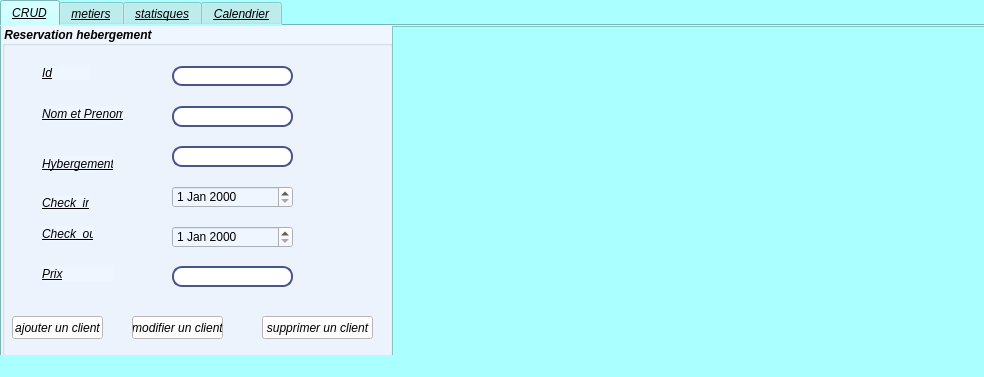
<?xml version="1.0" encoding="UTF-8"?>
<ui version="4.0">
 <class>MainWindow</class>
 <widget class="QMainWindow" name="MainWindow">
  <property name="geometry">
   <rect>
    <x>0</x>
    <y>0</y>
    <width>984</width>
    <height>377</height>
   </rect>
  </property>
  <property name="windowTitle">
   <string>MainWindow</string>
  </property>
  <property name="styleSheet">
   <string notr="true">background-color: rgb(170, 255, 255);</string>
  </property>
  <widget class="QWidget" name="centralwidget">
   <widget class="QTabWidget" name="tabWidget">
    <property name="geometry">
     <rect>
      <x>0</x>
      <y>0</y>
      <width>991</width>
      <height>371</height>
     </rect>
    </property>
    <property name="font">
     <font>
      <italic>true</italic>
      <underline>true</underline>
     </font>
    </property>
    <property name="currentIndex">
     <number>0</number>
    </property>
    <widget class="QWidget" name="tab">
     <attribute name="title">
      <string>CRUD</string>
     </attribute>
     <widget class="QGroupBox" name="groupBox">
      <property name="geometry">
       <rect>
        <x>0</x>
        <y>0</y>
        <width>391</width>
        <height>331</height>
       </rect>
      </property>
      <property name="font">
       <font>
        <weight>75</weight>
        <italic>true</italic>
        <bold>true</bold>
        <strikeout>false</strikeout>
       </font>
      </property>
      <property name="styleSheet">
       <string notr="true">background-color: rgb(239, 246, 255);
</string>
      </property>
      <property name="title">
       <string>Reservation hebergement</string>
      </property>
      <widget class="QLineEdit" name="lineEdit_nomPrenom">
       <property name="geometry">
        <rect>
         <x>170</x>
         <y>80</y>
         <width>121</width>
         <height>21</height>
        </rect>
       </property>
       <property name="styleSheet">
        <string notr="true">QLineEdit{

border: 2px solid rgb(76,84,140);

border-radius: 10px;

color: #FFF;

padding-left:20px;

padding-right:20px;

background-color:rgb(255 255, 255)

}

QLineEdit:hover{

border:2px sold ;

color: rgb(255, 0, 0);

}

QLineEdit:focus{

border:20px sold rgb(0, 0, 0);

background-color:rgb(131,131,131);

}



</string>
       </property>
      </widget>
      <widget class="QLineEdit" name="lineEdit_hebergement">
       <property name="geometry">
        <rect>
         <x>170</x>
         <y>120</y>
         <width>121</width>
         <height>21</height>
        </rect>
       </property>
       <property name="styleSheet">
        <string notr="true">QLineEdit{

border: 2px solid rgb(76,84,140);

border-radius: 10px;

color: #FFF;

padding-left:20px;

padding-right:20px;

background-color:rgb(255, 255, 255)

}

QLineEdit:hover{

border:2px sold ;

color: rgb(255, 0, 0);

}

QLineEdit:focus{

border:20px sold rgb(0, 0, 0);

background-color:rgb(131, 131, 131);

}



</string>
       </property>
      </widget>
      <widget class="QLineEdit" name="lineEdit_prix">
       <property name="geometry">
        <rect>
         <x>170</x>
         <y>240</y>
         <width>121</width>
         <height>21</height>
        </rect>
       </property>
       <property name="styleSheet">
        <string notr="true">QLineEdit{

border: 2px solid rgb(76,84,140);

border-radius: 10px;

color: #FFF;

padding-left:20px;

padding-right:20px;

background-color:rgb(255, 255, 255)

}

QLineEdit:hover{

border:2px sold ;

color: rgb(255, 0, 0);

}

QLineEdit:focus{

border:20px sold rgb(0, 0, 0);

background-color:rgb(131, 131, 131);

}



</string>
       </property>
      </widget>
      <widget class="QDateEdit" name="dateEdit_checkin">
       <property name="geometry">
        <rect>
         <x>170</x>
         <y>160</y>
         <width>121</width>
         <height>22</height>
        </rect>
       </property>
       <property name="styleSheet">
        <string notr="true">QLineEdit{
	background-color: rgb(255, 255, 255);

border: 2px solid rgb(76,84,140);

border-radius: 10px;

color: #FFF;

padding-left:20px;

padding-right:20px;

background-color:rgb(0, 0, 127)

}

QLineEdit:hover{

border:2px sold ;

color: rgb(255, 0, 0);

}

QLineEdit:focus{

border:20px sold rgb(0, 0, 0);

background-color:rgb(131, 131, 131);

}



</string>
       </property>
      </widget>
      <widget class="QDateEdit" name="dateEdit_checkout">
       <property name="geometry">
        <rect>
         <x>170</x>
         <y>200</y>
         <width>121</width>
         <height>22</height>
        </rect>
       </property>
      </widget>
      <widget class="QLabel" name="nomPrenom">
       <property name="geometry">
        <rect>
         <x>40</x>
         <y>80</y>
         <width>81</width>
         <height>16</height>
        </rect>
       </property>
       <property name="font">
        <font>
         <weight>50</weight>
         <italic>true</italic>
         <bold>false</bold>
         <underline>true</underline>
         <strikeout>false</strikeout>
        </font>
       </property>
       <property name="text">
        <string>Nom et Prenom</string>
       </property>
      </widget>
      <widget class="QLabel" name="hybergement">
       <property name="geometry">
        <rect>
         <x>40</x>
         <y>130</y>
         <width>71</width>
         <height>16</height>
        </rect>
       </property>
       <property name="font">
        <font>
         <italic>true</italic>
         <underline>true</underline>
        </font>
       </property>
       <property name="text">
        <string>Hybergement</string>
       </property>
      </widget>
      <widget class="QLabel" name="checkin">
       <property name="geometry">
        <rect>
         <x>40</x>
         <y>170</y>
         <width>47</width>
         <height>14</height>
        </rect>
       </property>
       <property name="font">
        <font>
         <italic>true</italic>
         <underline>true</underline>
        </font>
       </property>
       <property name="text">
        <string>Check_in</string>
       </property>
      </widget>
      <widget class="QLabel" name="checkout">
       <property name="geometry">
        <rect>
         <x>40</x>
         <y>200</y>
         <width>51</width>
         <height>16</height>
        </rect>
       </property>
       <property name="font">
        <font>
         <italic>true</italic>
         <underline>true</underline>
        </font>
       </property>
       <property name="text">
        <string>Check_out</string>
       </property>
      </widget>
      <widget class="QLabel" name="prix">
       <property name="geometry">
        <rect>
         <x>40</x>
         <y>240</y>
         <width>71</width>
         <height>16</height>
        </rect>
       </property>
       <property name="font">
        <font>
         <italic>true</italic>
         <underline>true</underline>
        </font>
       </property>
       <property name="text">
        <string>Prix</string>
       </property>
      </widget>
      <widget class="QLabel" name="Id">
       <property name="geometry">
        <rect>
         <x>40</x>
         <y>40</y>
         <width>47</width>
         <height>14</height>
        </rect>
       </property>
       <property name="font">
        <font>
         <italic>true</italic>
         <underline>true</underline>
        </font>
       </property>
       <property name="text">
        <string>Id</string>
       </property>
      </widget>
      <widget class="QLineEdit" name="lineEdit_Id">
       <property name="geometry">
        <rect>
         <x>170</x>
         <y>40</y>
         <width>121</width>
         <height>20</height>
        </rect>
       </property>
       <property name="styleSheet">
        <string notr="true">QLineEdit{

border: 2px solid rgb(76,84,140);

border-radius: 10px;

color: #FFF;

padding-left:20px;

padding-right:20px;

background-color:rgb(255 255, 255)

}

QLineEdit:hover{

border:2px sold ;

color: rgb(255, 0, 0);

}

QLineEdit:focus{

border:20px sold rgb(0, 0, 0);

background-color:rgb(131,131,131);

}



</string>
       </property>
       <property name="text">
        <string/>
       </property>
      </widget>
     </widget>
     <widget class="QPushButton" name="pushButton_ajoutcl">
      <property name="geometry">
       <rect>
        <x>10</x>
        <y>290</y>
        <width>91</width>
        <height>23</height>
       </rect>
      </property>
      <property name="font">
       <font>
        <italic>true</italic>
       </font>
      </property>
      <property name="styleSheet">
       <string notr="true">background-color: rgb(255, 255, 255);</string>
      </property>
      <property name="text">
       <string>ajouter un client</string>
      </property>
     </widget>
     <widget class="QPushButton" name="pushButton_modifcl">
      <property name="geometry">
       <rect>
        <x>130</x>
        <y>290</y>
        <width>91</width>
        <height>23</height>
       </rect>
      </property>
      <property name="font">
       <font>
        <italic>true</italic>
       </font>
      </property>
      <property name="styleSheet">
       <string notr="true">background-color: rgb(255, 255, 255);</string>
      </property>
      <property name="text">
       <string>modifier un client</string>
      </property>
     </widget>
     <widget class="QPushButton" name="pushButton_supcl">
      <property name="geometry">
       <rect>
        <x>260</x>
        <y>290</y>
        <width>111</width>
        <height>23</height>
       </rect>
      </property>
      <property name="font">
       <font>
        <italic>true</italic>
       </font>
      </property>
      <property name="styleSheet">
       <string notr="true">background-color: rgb(255, 255, 255);</string>
      </property>
      <property name="text">
       <string>supprimer un client</string>
      </property>
     </widget>
     <widget class="QTableView" name="tab_rh">
      <property name="geometry">
       <rect>
        <x>390</x>
        <y>0</y>
        <width>651</width>
        <height>331</height>
       </rect>
      </property>
     </widget>
    </widget>
    <widget class="QWidget" name="tab_2">
     <attribute name="title">
      <string>metiers</string>
     </attribute>
     <widget class="QTextBrowser" name="textBrowser">
      <property name="geometry">
       <rect>
        <x>0</x>
        <y>0</y>
        <width>401</width>
        <height>331</height>
       </rect>
      </property>
      <property name="styleSheet">
       <string notr="true">background-color: rgb(239, 246, 255);</string>
      </property>
     </widget>
     <widget class="QPushButton" name="pushButton_statistiques">
      <property name="geometry">
       <rect>
        <x>150</x>
        <y>20</y>
        <width>101</width>
        <height>23</height>
       </rect>
      </property>
      <property name="font">
       <font>
        <italic>true</italic>
       </font>
      </property>
      <property name="styleSheet">
       <string notr="true">background-color: rgb(255, 255, 255);</string>
      </property>
      <property name="text">
       <string>Statistiques</string>
      </property>
     </widget>
     <widget class="QPushButton" name="pushButton_exportpdf">
      <property name="geometry">
       <rect>
        <x>150</x>
        <y>60</y>
        <width>101</width>
        <height>23</height>
       </rect>
      </property>
      <property name="font">
       <font>
        <italic>true</italic>
       </font>
      </property>
      <property name="styleSheet">
       <string notr="true">background-color: rgb(255, 255, 255);</string>
      </property>
      <property name="text">
       <string>Export pdf</string>
      </property>
     </widget>
     <widget class="QTableView" name="tab_triR">
      <property name="geometry">
       <rect>
        <x>400</x>
        <y>0</y>
        <width>611</width>
        <height>331</height>
       </rect>
      </property>
     </widget>
     <widget class="QPushButton" name="pushButton_rechercheId">
      <property name="geometry">
       <rect>
        <x>10</x>
        <y>20</y>
        <width>101</width>
        <height>23</height>
       </rect>
      </property>
      <property name="font">
       <font>
        <italic>true</italic>
        <underline>false</underline>
        <strikeout>false</strikeout>
       </font>
      </property>
      <property name="text">
       <string>rechercheId</string>
      </property>
     </widget>
     <widget class="QPushButton" name="pushButton_rechercheN">
      <property name="geometry">
       <rect>
        <x>10</x>
        <y>80</y>
        <width>101</width>
        <height>23</height>
       </rect>
      </property>
      <property name="font">
       <font>
        <italic>true</italic>
       </font>
      </property>
      <property name="text">
       <string>rechercheN</string>
      </property>
     </widget>
     <widget class="QPushButton" name="pushButton_triId">
      <property name="geometry">
       <rect>
        <x>280</x>
        <y>20</y>
        <width>101</width>
        <height>23</height>
       </rect>
      </property>
      <property name="font">
       <font>
        <italic>true</italic>
       </font>
      </property>
      <property name="text">
       <string>TriId</string>
      </property>
     </widget>
     <widget class="QPushButton" name="pushButton_triN">
      <property name="geometry">
       <rect>
        <x>280</x>
        <y>50</y>
        <width>101</width>
        <height>23</height>
       </rect>
      </property>
      <property name="font">
       <font>
        <italic>true</italic>
       </font>
      </property>
      <property name="text">
       <string>TriN</string>
      </property>
     </widget>
     <widget class="QLineEdit" name="lineEdit_rechercheId">
      <property name="geometry">
       <rect>
        <x>10</x>
        <y>50</y>
        <width>113</width>
        <height>20</height>
       </rect>
      </property>
      <property name="styleSheet">
       <string notr="true">QLineEdit{

border: 2px solid rgb(76,84,140);

border-radius: 10px;

color: #FFF;

padding-left:20px;

padding-right:20px;

background-color:rgb(255 255, 255)

}

QLineEdit:hover{

border:2px sold ;

color: rgb(255, 0, 0);

}

QLineEdit:focus{

border:20px sold rgb(0, 0, 0);

background-color:rgb(131,131,131);

}
</string>
      </property>
     </widget>
     <widget class="QLineEdit" name="lineEdit_rechercheN">
      <property name="geometry">
       <rect>
        <x>10</x>
        <y>110</y>
        <width>113</width>
        <height>20</height>
       </rect>
      </property>
      <property name="styleSheet">
       <string notr="true">QLineEdit{

border: 2px solid rgb(76,84,140);

border-radius: 10px;

color: #FFF;

padding-left:20px;

padding-right:20px;

background-color:rgb(255 255, 255)

}

QLineEdit:hover{

border:2px sold ;

color: rgb(255, 0, 0);

}

QLineEdit:focus{

border:20px sold rgb(0, 0, 0);

background-color:rgb(131,131,131);

}
</string>
      </property>
     </widget>
     <widget class="QPushButton" name="pushButton_triP">
      <property name="geometry">
       <rect>
        <x>280</x>
        <y>80</y>
        <width>101</width>
        <height>23</height>
       </rect>
      </property>
      <property name="font">
       <font>
        <italic>true</italic>
       </font>
      </property>
      <property name="text">
       <string>TriPrix</string>
      </property>
     </widget>
     <widget class="QPushButton" name="pushButton_alerte">
      <property name="geometry">
       <rect>
        <x>230</x>
        <y>280</y>
        <width>101</width>
        <height>23</height>
       </rect>
      </property>
      <property name="font">
       <font>
        <italic>true</italic>
       </font>
      </property>
      <property name="styleSheet">
       <string notr="true">background-color: rgb(255, 255, 255);</string>
      </property>
      <property name="text">
       <string>Offre</string>
      </property>
     </widget>
    </widget>
    <widget class="QWidget" name="tab_3">
     <attribute name="title">
      <string>statisques</string>
     </attribute>
     <widget class="QCustomplot" name="customplot" native="true">
      <property name="geometry">
       <rect>
        <x>0</x>
        <y>0</y>
        <width>571</width>
        <height>321</height>
       </rect>
      </property>
     </widget>
    </widget>
    <widget class="QWidget" name="tab_4">
     <attribute name="title">
      <string>Calendrier</string>
     </attribute>
     <widget class="QCalendarWidget" name="calendarWidget">
      <property name="geometry">
       <rect>
        <x>0</x>
        <y>-1</y>
        <width>421</width>
        <height>331</height>
       </rect>
      </property>
      <property name="styleSheet">
       <string notr="true">background-color: rgb(255, 255, 255);</string>
      </property>
     </widget>
     <widget class="QPushButton" name="pushButton_choisir">
      <property name="geometry">
       <rect>
        <x>520</x>
        <y>180</y>
        <width>75</width>
        <height>23</height>
       </rect>
      </property>
      <property name="font">
       <font>
        <italic>true</italic>
       </font>
      </property>
      <property name="styleSheet">
       <string notr="true">background-color: rgb(255, 255, 255);</string>
      </property>
      <property name="text">
       <string>Choisir date</string>
      </property>
     </widget>
     <widget class="QLineEdit" name="lineEdit_reserve">
      <property name="geometry">
       <rect>
        <x>480</x>
        <y>120</y>
        <width>161</width>
        <height>20</height>
       </rect>
      </property>
      <property name="styleSheet">
       <string notr="true">background-color: rgb(255, 255, 255);</string>
      </property>
     </widget>
    </widget>
   </widget>
  </widget>
  <widget class="QMenuBar" name="menubar">
   <property name="geometry">
    <rect>
     <x>0</x>
     <y>0</y>
     <width>984</width>
     <height>22</height>
    </rect>
   </property>
  </widget>
  <widget class="QStatusBar" name="statusbar"/>
 </widget>
 <customwidgets>
  <customwidget>
   <class>QCustomplot</class>
   <extends>QWidget</extends>
   <header location="global">qcustomplot.h</header>
   <container>1</container>
  </customwidget>
 </customwidgets>
 <resources/>
 <connections/>
</ui>
